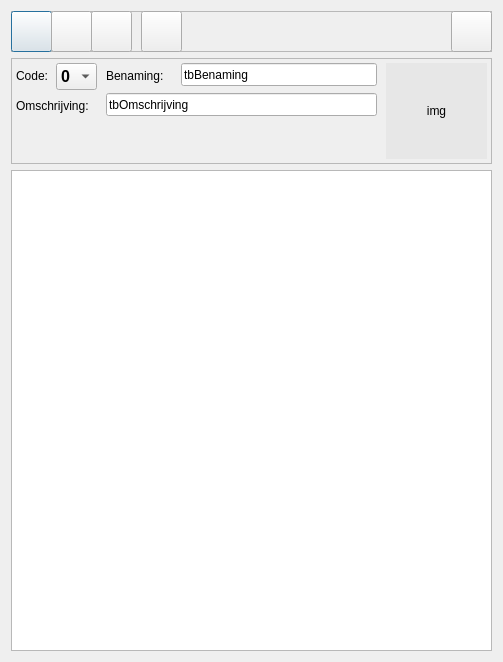
<?xml version="1.0" encoding="UTF-8"?>
<ui version="4.0">
 <class>AddProduct</class>
 <widget class="QDialog" name="AddProduct">
  <property name="geometry">
   <rect>
    <x>0</x>
    <y>0</y>
    <width>503</width>
    <height>662</height>
   </rect>
  </property>
  <property name="acceptDrops">
   <bool>false</bool>
  </property>
  <property name="windowTitle">
   <string>Beheer Producten</string>
  </property>
  <property name="windowIcon">
   <iconset resource="../resource.qrc">
    <normaloff>:/icons/icons/file_manager.png</normaloff>:/icons/icons/file_manager.png</iconset>
  </property>
  <layout class="QVBoxLayout" name="verticalLayout">
   <item>
    <widget class="QFrame" name="frame">
     <property name="sizePolicy">
      <sizepolicy hsizetype="Preferred" vsizetype="Fixed">
       <horstretch>0</horstretch>
       <verstretch>0</verstretch>
      </sizepolicy>
     </property>
     <property name="minimumSize">
      <size>
       <width>481</width>
       <height>41</height>
      </size>
     </property>
     <property name="maximumSize">
      <size>
       <width>16777215</width>
       <height>41</height>
      </size>
     </property>
     <property name="frameShape">
      <enum>QFrame::StyledPanel</enum>
     </property>
     <property name="frameShadow">
      <enum>QFrame::Raised</enum>
     </property>
     <property name="lineWidth">
      <number>2</number>
     </property>
     <widget class="QPushButton" name="btnNieuw">
      <property name="geometry">
       <rect>
        <x>0</x>
        <y>0</y>
        <width>41</width>
        <height>41</height>
       </rect>
      </property>
      <property name="text">
       <string/>
      </property>
      <property name="icon">
       <iconset resource="../resource.qrc">
        <normaloff>:/icons/icons/add.png</normaloff>:/icons/icons/add.png</iconset>
      </property>
     </widget>
     <widget class="QPushButton" name="btnBewerk">
      <property name="geometry">
       <rect>
        <x>40</x>
        <y>0</y>
        <width>41</width>
        <height>41</height>
       </rect>
      </property>
      <property name="text">
       <string/>
      </property>
      <property name="icon">
       <iconset resource="../resource.qrc">
        <normaloff>:/icons/icons/edit_button.png</normaloff>:/icons/icons/edit_button.png</iconset>
      </property>
     </widget>
     <widget class="QPushButton" name="btnOpslaan">
      <property name="geometry">
       <rect>
        <x>80</x>
        <y>0</y>
        <width>41</width>
        <height>41</height>
       </rect>
      </property>
      <property name="text">
       <string/>
      </property>
      <property name="icon">
       <iconset resource="../resource.qrc">
        <normaloff>:/icons/icons/save_close.png</normaloff>:/icons/icons/save_close.png</iconset>
      </property>
     </widget>
     <widget class="QPushButton" name="btnStop">
      <property name="geometry">
       <rect>
        <x>440</x>
        <y>0</y>
        <width>41</width>
        <height>41</height>
       </rect>
      </property>
      <property name="text">
       <string/>
      </property>
      <property name="icon">
       <iconset resource="../resource.qrc">
        <normaloff>:/icons/icons/stop2.png</normaloff>:/icons/icons/stop2.png</iconset>
      </property>
     </widget>
     <widget class="QPushButton" name="btnLaadPicture">
      <property name="geometry">
       <rect>
        <x>130</x>
        <y>0</y>
        <width>41</width>
        <height>41</height>
       </rect>
      </property>
      <property name="text">
       <string/>
      </property>
      <property name="icon">
       <iconset resource="../resource.qrc">
        <normaloff>:/icons/icons/picture_add.png</normaloff>:/icons/icons/picture_add.png</iconset>
      </property>
     </widget>
    </widget>
   </item>
   <item>
    <widget class="QFrame" name="frame_2">
     <property name="sizePolicy">
      <sizepolicy hsizetype="Preferred" vsizetype="Fixed">
       <horstretch>0</horstretch>
       <verstretch>0</verstretch>
      </sizepolicy>
     </property>
     <property name="minimumSize">
      <size>
       <width>481</width>
       <height>106</height>
      </size>
     </property>
     <property name="maximumSize">
      <size>
       <width>16777215</width>
       <height>106</height>
      </size>
     </property>
     <property name="frameShape">
      <enum>QFrame::StyledPanel</enum>
     </property>
     <property name="frameShadow">
      <enum>QFrame::Sunken</enum>
     </property>
     <property name="lineWidth">
      <number>2</number>
     </property>
     <widget class="my_lbFoto" name="lbFoto">
      <property name="geometry">
       <rect>
        <x>375</x>
        <y>5</y>
        <width>101</width>
        <height>96</height>
       </rect>
      </property>
      <property name="acceptDrops">
       <bool>true</bool>
      </property>
      <property name="styleSheet">
       <string notr="true">background-color: rgb(231, 231, 231);</string>
      </property>
      <property name="text">
       <string>img</string>
      </property>
      <property name="scaledContents">
       <bool>true</bool>
      </property>
      <property name="alignment">
       <set>Qt::AlignCenter</set>
      </property>
     </widget>
     <widget class="QLabel" name="lbCode">
      <property name="geometry">
       <rect>
        <x>5</x>
        <y>10</y>
        <width>41</width>
        <height>16</height>
       </rect>
      </property>
      <property name="text">
       <string>Code:</string>
      </property>
     </widget>
     <widget class="QLabel" name="lbBenaming">
      <property name="geometry">
       <rect>
        <x>95</x>
        <y>10</y>
        <width>71</width>
        <height>16</height>
       </rect>
      </property>
      <property name="text">
       <string>Benaming:</string>
      </property>
     </widget>
     <widget class="QLabel" name="lbOmschrijving">
      <property name="geometry">
       <rect>
        <x>5</x>
        <y>40</y>
        <width>91</width>
        <height>16</height>
       </rect>
      </property>
      <property name="text">
       <string>Omschrijving:</string>
      </property>
     </widget>
     <widget class="QLineEdit" name="tbBenaming">
      <property name="geometry">
       <rect>
        <x>170</x>
        <y>5</y>
        <width>196</width>
        <height>23</height>
       </rect>
      </property>
      <property name="text">
       <string>tbBenaming</string>
      </property>
     </widget>
     <widget class="QLineEdit" name="tbOmschrijving">
      <property name="geometry">
       <rect>
        <x>95</x>
        <y>35</y>
        <width>271</width>
        <height>23</height>
       </rect>
      </property>
      <property name="text">
       <string>tbOmschrijving</string>
      </property>
     </widget>
     <widget class="QComboBox" name="cbxCode">
      <property name="geometry">
       <rect>
        <x>45</x>
        <y>5</y>
        <width>41</width>
        <height>27</height>
       </rect>
      </property>
      <property name="font">
       <font>
        <pointsize>12</pointsize>
        <weight>75</weight>
        <bold>true</bold>
       </font>
      </property>
      <property name="maxCount">
       <number>36</number>
      </property>
      <item>
       <property name="text">
        <string>0</string>
       </property>
      </item>
      <item>
       <property name="text">
        <string>1</string>
       </property>
      </item>
      <item>
       <property name="text">
        <string>2</string>
       </property>
      </item>
      <item>
       <property name="text">
        <string>3</string>
       </property>
      </item>
      <item>
       <property name="text">
        <string>4</string>
       </property>
      </item>
      <item>
       <property name="text">
        <string>5</string>
       </property>
      </item>
      <item>
       <property name="text">
        <string>6</string>
       </property>
      </item>
      <item>
       <property name="text">
        <string>7</string>
       </property>
      </item>
      <item>
       <property name="text">
        <string>8</string>
       </property>
      </item>
      <item>
       <property name="text">
        <string>9</string>
       </property>
      </item>
      <item>
       <property name="text">
        <string>A</string>
       </property>
      </item>
      <item>
       <property name="text">
        <string>B</string>
       </property>
      </item>
      <item>
       <property name="text">
        <string>C</string>
       </property>
      </item>
      <item>
       <property name="text">
        <string>D</string>
       </property>
      </item>
      <item>
       <property name="text">
        <string>E</string>
       </property>
      </item>
      <item>
       <property name="text">
        <string>F</string>
       </property>
      </item>
      <item>
       <property name="text">
        <string>G</string>
       </property>
      </item>
      <item>
       <property name="text">
        <string>H</string>
       </property>
      </item>
      <item>
       <property name="text">
        <string>I</string>
       </property>
      </item>
      <item>
       <property name="text">
        <string>J</string>
       </property>
      </item>
      <item>
       <property name="text">
        <string>K</string>
       </property>
      </item>
      <item>
       <property name="text">
        <string>L</string>
       </property>
      </item>
      <item>
       <property name="text">
        <string>M</string>
       </property>
      </item>
      <item>
       <property name="text">
        <string>N</string>
       </property>
      </item>
      <item>
       <property name="text">
        <string>O</string>
       </property>
      </item>
      <item>
       <property name="text">
        <string>P</string>
       </property>
      </item>
      <item>
       <property name="text">
        <string>Q</string>
       </property>
      </item>
      <item>
       <property name="text">
        <string>R</string>
       </property>
      </item>
      <item>
       <property name="text">
        <string>S</string>
       </property>
      </item>
      <item>
       <property name="text">
        <string>T</string>
       </property>
      </item>
      <item>
       <property name="text">
        <string>U</string>
       </property>
      </item>
      <item>
       <property name="text">
        <string>V</string>
       </property>
      </item>
      <item>
       <property name="text">
        <string>W</string>
       </property>
      </item>
      <item>
       <property name="text">
        <string>X</string>
       </property>
      </item>
      <item>
       <property name="text">
        <string>Y</string>
       </property>
      </item>
      <item>
       <property name="text">
        <string>Z</string>
       </property>
      </item>
     </widget>
    </widget>
   </item>
   <item>
    <widget class="QTableView" name="tvProducten">
     <property name="alternatingRowColors">
      <bool>true</bool>
     </property>
     <property name="selectionBehavior">
      <enum>QAbstractItemView::SelectRows</enum>
     </property>
     <attribute name="verticalHeaderDefaultSectionSize">
      <number>42</number>
     </attribute>
     <attribute name="verticalHeaderMinimumSectionSize">
      <number>42</number>
     </attribute>
    </widget>
   </item>
  </layout>
 </widget>
 <customwidgets>
  <customwidget>
   <class>my_lbFoto</class>
   <extends>QLabel</extends>
   <header>my_lbfoto.h</header>
  </customwidget>
 </customwidgets>
 <resources>
  <include location="../resource.qrc"/>
 </resources>
 <connections/>
</ui>
